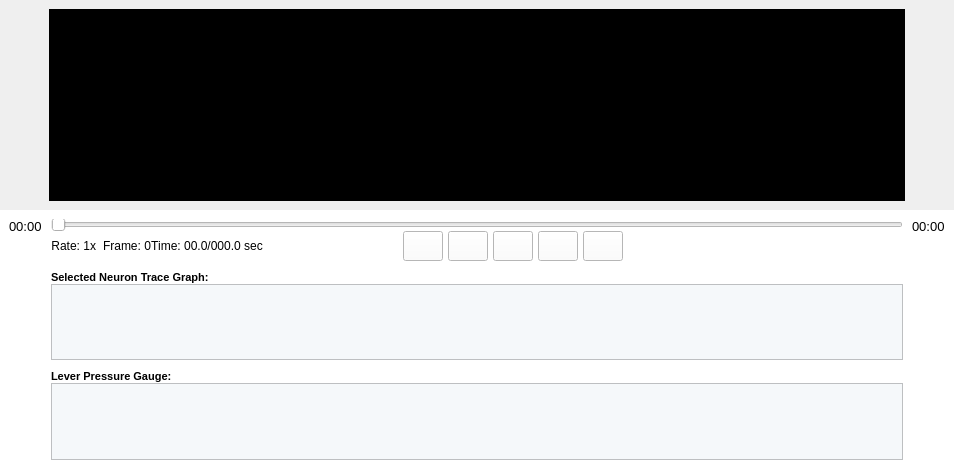
                  <widget class="QWidget" name="widget_85" native="true">
                   <property name="maximumSize">
                    <size>
                     <width>1550</width>
                     <height>16777215</height>
                    </size>
                   </property>
                   <property name="styleSheet">
                    <string notr="true">border-color: rgb(0, 0, 0);
border-color: rgb(0, 0, 0);</string>
                   </property>
                   <layout class="QGridLayout" name="gridLayout_5">
                    <property name="leftMargin">
                     <number>0</number>
                    </property>
                    <property name="topMargin">
                     <number>0</number>
                    </property>
                    <property name="rightMargin">
                     <number>0</number>
                    </property>
                    <property name="bottomMargin">
                     <number>0</number>
                    </property>
                    <property name="spacing">
                     <number>0</number>
                    </property>
                    <item row="0" column="0">
                     <widget class="QWidget" name="widget_90" native="true">
                      <property name="styleSheet">
                       <string notr="true">border-color: rgb(0, 0, 0);</string>
                      </property>
                      <layout class="QGridLayout" name="gridLayout_28" columnstretch="0,0,0">
                       <item row="0" column="0">
                        <spacer name="horizontalSpacer_4">
                         <property name="orientation">
                          <enum>Qt::Horizontal</enum>
                         </property>
                         <property name="sizeType">
                          <enum>QSizePolicy::Fixed</enum>
                         </property>
                         <property name="sizeHint" stdset="0">
                          <size>
                           <width>40</width>
                           <height>20</height>
                          </size>
                         </property>
                        </spacer>
                       </item>
                       <item row="0" column="2">
                        <spacer name="horizontalSpacer_11">
                         <property name="orientation">
                          <enum>Qt::Horizontal</enum>
                         </property>
                         <property name="sizeType">
                          <enum>QSizePolicy::Preferred</enum>
                         </property>
                         <property name="sizeHint" stdset="0">
                          <size>
                           <width>40</width>
                           <height>20</height>
                          </size>
                         </property>
                        </spacer>
                       </item>
                       <item row="0" column="1">
                        <widget class="QGraphicsView" name="scope_camera_view_item_3">
                         <property name="maximumSize">
                          <size>
                           <width>890</width>
                           <height>552</height>
                          </size>
                         </property>
                         <property name="styleSheet">
                          <string notr="true">background-color: rgb(0, 0, 0);</string>
                         </property>
                        </widget>
                       </item>
                      </layout>
                     </widget>
                    </item>
                    <item row="1" column="0">
                     <widget class="QWidget" name="widget_92" native="true">
                      <property name="sizePolicy">
                       <sizepolicy hsizetype="Minimum" vsizetype="Minimum">
                        <horstretch>0</horstretch>
                        <verstretch>0</verstretch>
                       </sizepolicy>
                      </property>
                      <property name="maximumSize">
                       <size>
                        <width>1550</width>
                        <height>260</height>
                       </size>
                      </property>
                      <property name="styleSheet">
                       <string notr="true">border-color: rgb(0, 0, 0);</string>
                      </property>
                      <layout class="QGridLayout" name="gridLayout_9">
                       <property name="leftMargin">
                        <number>0</number>
                       </property>
                       <property name="topMargin">
                        <number>0</number>
                       </property>
                       <property name="rightMargin">
                        <number>0</number>
                       </property>
                       <property name="bottomMargin">
                        <number>0</number>
                       </property>
                       <property name="spacing">
                        <number>0</number>
                       </property>
                       <item row="0" column="2">
                        <widget class="QWidget" name="widget_96" native="true">
                         <property name="sizePolicy">
                          <sizepolicy hsizetype="Minimum" vsizetype="Minimum">
                           <horstretch>0</horstretch>
                           <verstretch>0</verstretch>
                          </sizepolicy>
                         </property>
                         <property name="maximumSize">
                          <size>
                           <width>92</width>
                           <height>260</height>
                          </size>
                         </property>
                         <property name="styleSheet">
                          <string notr="true">background-color: rgb(255, 255, 255);
border-color: rgb(0, 0, 0);</string>
                         </property>
                         <layout class="QGridLayout" name="gridLayout_25">
                          <item row="1" column="0">
                           <spacer name="verticalSpacer_18">
                            <property name="orientation">
                             <enum>Qt::Vertical</enum>
                            </property>
                            <property name="sizeType">
                             <enum>QSizePolicy::Expanding</enum>
                            </property>
                            <property name="sizeHint" stdset="0">
                             <size>
                              <width>20</width>
                              <height>210</height>
                             </size>
                            </property>
                           </spacer>
                          </item>
                          <item row="0" column="0">
                           <widget class="QLabel" name="label_212">
                            <property name="font">
                             <font>
                              <family>Arial</family>
                              <pointsize>10</pointsize>
                             </font>
                            </property>
                            <property name="text">
                             <string>00:00</string>
                            </property>
                           </widget>
                          </item>
                         </layout>
                        </widget>
                       </item>
                       <item row="0" column="1">
                        <widget class="QWidget" name="widget_97" native="true">
                         <property name="maximumSize">
                          <size>
                           <width>1241</width>
                           <height>260</height>
                          </size>
                         </property>
                         <property name="styleSheet">
                          <string notr="true">border-color: rgb(0, 0, 0);
background-color: rgb(255, 255, 255);</string>
                         </property>
                         <layout class="QGridLayout" name="gridLayout_22">
                          <property name="leftMargin">
                           <number>0</number>
                          </property>
                          <property name="rightMargin">
                           <number>0</number>
                          </property>
                          <property name="bottomMargin">
                           <number>0</number>
                          </property>
                          <property name="spacing">
                           <number>0</number>
                          </property>
                          <item row="1" column="0">
                           <spacer name="verticalSpacer_33">
                            <property name="orientation">
                             <enum>Qt::Vertical</enum>
                            </property>
                            <property name="sizeType">
                             <enum>QSizePolicy::Fixed</enum>
                            </property>
                            <property name="sizeHint" stdset="0">
                             <size>
                              <width>17</width>
                              <height>10</height>
                             </size>
                            </property>
                           </spacer>
                          </item>
                          <item row="0" column="0">
                           <layout class="QGridLayout" name="gridLayout_23" columnstretch="0,0,0,1,0,2">
                            <item row="0" column="0" colspan="6">
                             <widget class="QSlider" name="horizontalSlider_12">
                              <property name="sizePolicy">
                               <sizepolicy hsizetype="Expanding" vsizetype="Fixed">
                                <horstretch>0</horstretch>
                                <verstretch>0</verstretch>
                               </sizepolicy>
                              </property>
                              <property name="maximumSize">
                               <size>
                                <width>1241</width>
                                <height>12</height>
                               </size>
                              </property>
                              <property name="toolTip">
                               <string>Scope Player</string>
                              </property>
                              <property name="orientation">
                               <enum>Qt::Horizontal</enum>
                              </property>
                             </widget>
                            </item>
                            <item row="1" column="0">
                             <widget class="QLabel" name="label_178">
                              <property name="sizePolicy">
                               <sizepolicy hsizetype="Minimum" vsizetype="Minimum">
                                <horstretch>0</horstretch>
                                <verstretch>0</verstretch>
                               </sizepolicy>
                              </property>
                              <property name="font">
                               <font>
                                <family>Arial</family>
                                <pointsize>9</pointsize>
                               </font>
                              </property>
                              <property name="text">
                               <string>Rate: 1x  </string>
                              </property>
                              <property name="alignment">
                               <set>Qt::AlignCenter</set>
                              </property>
                             </widget>
                            </item>
                            <item row="1" column="1">
                             <widget class="QLabel" name="label_211">
                              <property name="sizePolicy">
                               <sizepolicy hsizetype="Minimum" vsizetype="Minimum">
                                <horstretch>0</horstretch>
                                <verstretch>0</verstretch>
                               </sizepolicy>
                              </property>
                              <property name="font">
                               <font>
                                <family>Arial</family>
                                <pointsize>9</pointsize>
                               </font>
                              </property>
                              <property name="text">
                               <string>Frame: 0</string>
                              </property>
                              <property name="alignment">
                               <set>Qt::AlignCenter</set>
                              </property>
                             </widget>
                            </item>
                            <item row="1" column="2">
                             <widget class="QLabel" name="label_179">
                              <property name="sizePolicy">
                               <sizepolicy hsizetype="Minimum" vsizetype="Minimum">
                                <horstretch>0</horstretch>
                                <verstretch>0</verstretch>
                               </sizepolicy>
                              </property>
                              <property name="font">
                               <font>
                                <family>Arial</family>
                                <pointsize>9</pointsize>
                               </font>
                              </property>
                              <property name="text">
                               <string>Time: 00.0/000.0 sec</string>
                              </property>
                              <property name="alignment">
                               <set>Qt::AlignCenter</set>
                              </property>
                             </widget>
                            </item>
                            <item row="1" column="3">
                             <spacer name="horizontalSpacer_52">
                              <property name="orientation">
                               <enum>Qt::Horizontal</enum>
                              </property>
                              <property name="sizeHint" stdset="0">
                               <size>
                                <width>40</width>
                                <height>20</height>
                               </size>
                              </property>
                             </spacer>
                            </item>
                            <item row="1" column="4">
                             <layout class="QGridLayout" name="gridLayout_24">
                              <property name="horizontalSpacing">
                               <number>5</number>
                              </property>
                              <property name="verticalSpacing">
                               <number>0</number>
                              </property>
                              <item row="0" column="0">
                               <widget class="QPushButton" name="pushButton_10">
                                <property name="minimumSize">
                                 <size>
                                  <width>40</width>
                                  <height>30</height>
                                 </size>
                                </property>
                                <property name="maximumSize">
                                 <size>
                                  <width>40</width>
                                  <height>30</height>
                                 </size>
                                </property>
                                <property name="font">
                                 <font>
                                  <pointsize>10</pointsize>
                                 </font>
                                </property>
                                <property name="styleSheet">
                                 <string notr="true">border-image: url(:/media/previous.png);</string>
                                </property>
                                <property name="text">
                                 <string/>
                                </property>
                               </widget>
                              </item>
                              <item row="0" column="1">
                               <widget class="QPushButton" name="pushButton_11">
                                <property name="minimumSize">
                                 <size>
                                  <width>40</width>
                                  <height>30</height>
                                 </size>
                                </property>
                                <property name="maximumSize">
                                 <size>
                                  <width>40</width>
                                  <height>30</height>
                                 </size>
                                </property>
                                <property name="font">
                                 <font>
                                  <pointsize>10</pointsize>
                                 </font>
                                </property>
                                <property name="styleSheet">
                                 <string notr="true">border-image: url(:/media/rw.png);</string>
                                </property>
                                <property name="text">
                                 <string/>
                                </property>
                               </widget>
                              </item>
                              <item row="0" column="2">
                               <widget class="QPushButton" name="pushButton_12">
                                <property name="minimumSize">
                                 <size>
                                  <width>40</width>
                                  <height>30</height>
                                 </size>
                                </property>
                                <property name="maximumSize">
                                 <size>
                                  <width>40</width>
                                  <height>30</height>
                                 </size>
                                </property>
                                <property name="font">
                                 <font>
                                  <pointsize>10</pointsize>
                                 </font>
                                </property>
                                <property name="styleSheet">
                                 <string notr="true">border-image: url(:/media/play.png);
</string>
                                </property>
                                <property name="text">
                                 <string/>
                                </property>
                               </widget>
                              </item>
                              <item row="0" column="3">
                               <widget class="QPushButton" name="pushButton_13">
                                <property name="minimumSize">
                                 <size>
                                  <width>40</width>
                                  <height>30</height>
                                 </size>
                                </property>
                                <property name="maximumSize">
                                 <size>
                                  <width>40</width>
                                  <height>30</height>
                                 </size>
                                </property>
                                <property name="font">
                                 <font>
                                  <pointsize>10</pointsize>
                                 </font>
                                </property>
                                <property name="styleSheet">
                                 <string notr="true">border-image: url(:/media/ff.png);
</string>
                                </property>
                                <property name="text">
                                 <string/>
                                </property>
                               </widget>
                              </item>
                              <item row="0" column="4">
                               <widget class="QPushButton" name="pushButton_70">
                                <property name="minimumSize">
                                 <size>
                                  <width>40</width>
                                  <height>30</height>
                                 </size>
                                </property>
                                <property name="maximumSize">
                                 <size>
                                  <width>40</width>
                                  <height>30</height>
                                 </size>
                                </property>
                                <property name="font">
                                 <font>
                                  <pointsize>10</pointsize>
                                 </font>
                                </property>
                                <property name="styleSheet">
                                 <string notr="true">border-image: url(:/media/next.png);</string>
                                </property>
                                <property name="text">
                                 <string/>
                                </property>
                               </widget>
                              </item>
                             </layout>
                            </item>
                            <item row="1" column="5">
                             <spacer name="horizontalSpacer_53">
                              <property name="orientation">
                               <enum>Qt::Horizontal</enum>
                              </property>
                              <property name="sizeHint" stdset="0">
                               <size>
                                <width>380</width>
                                <height>17</height>
                               </size>
                              </property>
                             </spacer>
                            </item>
                           </layout>
                          </item>
                          <item row="4" column="0">
                           <spacer name="verticalSpacer_34">
                            <property name="orientation">
                             <enum>Qt::Vertical</enum>
                            </property>
                            <property name="sizeType">
                             <enum>QSizePolicy::Fixed</enum>
                            </property>
                            <property name="sizeHint" stdset="0">
                             <size>
                              <width>17</width>
                              <height>10</height>
                             </size>
                            </property>
                           </spacer>
                          </item>
                          <item row="3" column="0">
                           <widget class="QGraphicsView" name="OffSelectTraceView_3">
                            <property name="styleSheet">
                             <string notr="true">background-color: rgb(245, 248, 250);</string>
                            </property>
                           </widget>
                          </item>
                          <item row="6" column="0">
                           <widget class="QGraphicsView" name="OffLeverPressueViewLarge_3">
                            <property name="styleSheet">
                             <string notr="true">background-color: rgb(245, 248, 250);</string>
                            </property>
                           </widget>
                          </item>
                          <item row="7" column="0">
                           <spacer name="verticalSpacer_17">
                            <property name="orientation">
                             <enum>Qt::Vertical</enum>
                            </property>
                            <property name="sizeType">
                             <enum>QSizePolicy::Fixed</enum>
                            </property>
                            <property name="sizeHint" stdset="0">
                             <size>
                              <width>17</width>
                              <height>10</height>
                             </size>
                            </property>
                           </spacer>
                          </item>
                          <item row="2" column="0">
                           <widget class="QLabel" name="label_181">
                            <property name="font">
                             <font>
                              <family>Arial</family>
                              <pointsize>8</pointsize>
                              <weight>75</weight>
                              <bold>true</bold>
                             </font>
                            </property>
                            <property name="text">
                             <string>Selected Neuron Trace Graph: </string>
                            </property>
                            <property name="alignment">
                             <set>Qt::AlignLeading|Qt::AlignLeft|Qt::AlignTop</set>
                            </property>
                           </widget>
                          </item>
                          <item row="5" column="0">
                           <widget class="QLabel" name="label_182">
                            <property name="font">
                             <font>
                              <family>Arial</family>
                              <pointsize>8</pointsize>
                              <weight>75</weight>
                              <bold>true</bold>
                             </font>
                            </property>
                            <property name="text">
                             <string>Lever Pressure Gauge: </string>
                            </property>
                            <property name="alignment">
                             <set>Qt::AlignLeading|Qt::AlignLeft|Qt::AlignTop</set>
                            </property>
                           </widget>
                          </item>
                         </layout>
                        </widget>
                       </item>
                       <item row="0" column="0">
                        <widget class="QWidget" name="widget_94" native="true">
                         <property name="maximumSize">
                          <size>
                           <width>217</width>
                           <height>260</height>
                          </size>
                         </property>
                         <property name="styleSheet">
                          <string notr="true">background-color: rgb(255, 255, 255);
border-color: rgb(0, 0, 0);</string>
                         </property>
                         <layout class="QGridLayout" name="gridLayout_10">
                          <item row="1" column="0">
                           <spacer name="verticalSpacer_21">
                            <property name="orientation">
                             <enum>Qt::Vertical</enum>
                            </property>
                            <property name="sizeType">
                             <enum>QSizePolicy::Expanding</enum>
                            </property>
                            <property name="sizeHint" stdset="0">
                             <size>
                              <width>20</width>
                              <height>211</height>
                             </size>
                            </property>
                           </spacer>
                          </item>
                          <item row="0" column="0">
                           <widget class="QLabel" name="label_213">
                            <property name="font">
                             <font>
                              <family>Arial</family>
                              <pointsize>10</pointsize>
                             </font>
                            </property>
                            <property name="text">
                             <string>00:00</string>
                            </property>
                           </widget>
                          </item>
                         </layout>
                        </widget>
                       </item>
                      </layout>
                     </widget>
                    </item>
                   </layout>
                  </widget>
